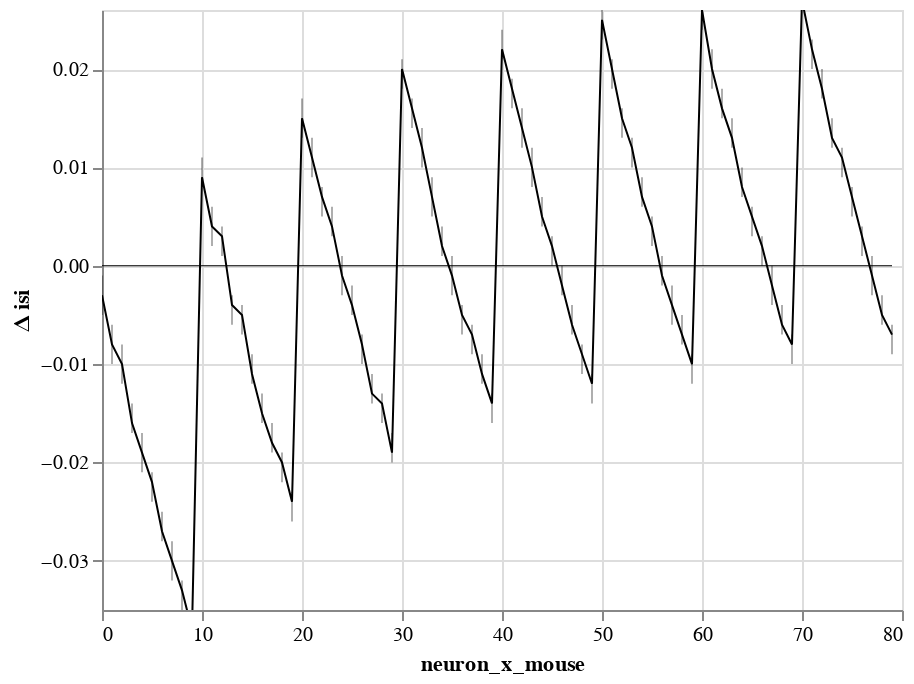

Notebook code for this chart:
### Code cell
window.plot(x='neuron_x_mouse')

### Figure 1 — Vega-Lite specification as saved in the notebook (floating-point values rounded to 4 significant figures)
{"config": {"view": {"continuousWidth": 400, "continuousHeight": 300}}, "layer": [{"mark": {"type": "rule", "clip": true, "opacity": 0.4, "size": 0.8}, "encoding": {"x": {"type": "quantitative", "field": "neuron_x_mouse"}, "y": {"type": "quantitative", "axis": {"orient": "left", "title": ""}, "field": "lower interval", "scale": {"domain": [-0.035, 0.026], "zero": true}}, "y2": {"field": "higher interval"}}}, {"mark": {"type": "line", "clip": true, "color": "black", "fill": null, "point": false, "size": 1}, "encoding": {"x": {"type": "quantitative", "field": "neuron_x_mouse"}, "y": {"type": "quantitative", "aggregate": "mean", "axis": {"orient": "left"}, "field": "center interval", "scale": {"domain": [-0.035, 0.026], "zero": true}, "title": "Δ isi"}}}, {"mark": {"type": "line", "color": "black", "opacity": 1, "size": 0.5}, "encoding": {"x": {"type": "quantitative", "field": "neuron_x_mouse"}, "y": {"type": "quantitative", "axis": {"orient": "left", "title": ""}, "field": "zero", "scale": {"domain": [-0.035, 0.026], "zero": true}}}}], "data": {"name": "data-7d6c642431c787f730bdaa8c5bd943d3"}, "$schema": "https://vega.github.io/schema/vega-lite/v4.8.1.json", "datasets": {"data-7d6c642431c787f730bdaa8c5bd943d3": [{"neuron_x_mouse": 0, "center interval": -0.003, "Std.Err.": 0.001, "z": -3.634, "p": 0.0, "higher interval": -0.005, "lower interval": -0.001, "zero": 0}, {"neuron_x_mouse": 1, "center interval": -0.008, "Std.Err.": 0.001, "z": -9.634, "p": 0.0, "higher interval": -0.01, "lower interval": -0.006, "zero": 0}, {"neuron_x_mouse": 2, "center interval": -0.01, "Std.Err.": 0.001, "z": -11.92, "p": 0.0, "higher interval": -0.012, "lower interval": -0.008, "zero": 0}, {"neuron_x_mouse": 3, "center interval": -0.016, "Std.Err.": 0.001, "z": -18.9, "p": 0.0, "higher interval": -0.017, "lower interval": -0.014, "zero": 0}, {"neuron_x_mouse": 4, "center interval": -0.019, "Std.Err.": 0.001, "z": -22.79, "p": 0.0, "higher interval": -0.021, "lower interval": -0.017, "zero": 0}, {"neuron_x_mouse": 5, "center interval": -0.022, "Std.Err.": 0.001, "z": -26.67, "p": 0.0, "higher interval": -0.024, "lower interval": -0.021, "zero": 0}, {"neuron_x_mouse": 6, "center interval": -0.027, "Std.Err.": 0.001, "z": -31.99, "p": 0.0, "higher interval": -0.028, "lower interval": -0.025, "zero": 0}, {"neuron_x_mouse": 7, "center interval": -0.03, "Std.Err.": 0.001, "z": -35.93, "p": 0.0, "higher interval": -0.032, "lower interval": -0.028, "zero": 0}, {"neuron_x_mouse": 8, "center interval": -0.033, "Std.Err.": 0.001, "z": -39.91, "p": 0.0, "higher interval": -0.035, "lower interval": -0.032, "zero": 0}, {"neuron_x_mouse": 9, "center interval": -0.037, "Std.Err.": 0.001, "z": -43.68, "p": 0.0, "higher interval": -0.038, "lower interval": -0.035, "zero": 0}, {"neuron_x_mouse": 10, "center interval": 0.009, "Std.Err.": 0.001, "z": 11.21, "p": 0.0, "higher interval": 0.008, "lower interval": 0.011, "zero": 0}, {"neuron_x_mouse": 11, "center interval": 0.004, "Std.Err.": 0.001, "z": 4.731, "p": 0.0, "higher interval": 0.002, "lower interval": 0.006, "zero": 0}, {"neuron_x_mouse": 12, "center interval": 0.003, "Std.Err.": 0.001, "z": 3.192, "p": 0.001, "higher interval": 0.001, "lower interval": 0.004, "zero": 0}, {"neuron_x_mouse": 13, "center interval": -0.004, "Std.Err.": 0.001, "z": -5.383, "p": 0.0, "higher interval": -0.006, "lower interval": -0.003, "zero": 0}, {"neuron_x_mouse": 14, "center interval": -0.005, "Std.Err.": 0.001, "z": -6.386, "p": 0.0, "higher interval": -0.007, "lower interval": -0.004, "zero": 0}, {"neuron_x_mouse": 15, "center interval": -0.011, "Std.Err.": 0.001, "z": -12.98, "p": 0.0, "higher interval": -0.012, "lower interval": -0.009, "zero": 0}, {"neuron_x_mouse": 16, "center interval": -0.015, "Std.Err.": 0.001, "z": -17.36, "p": 0.0, "higher interval": -0.016, "lower interval": -0.013, "zero": 0}, {"neuron_x_mouse": 17, "center interval": -0.018, "Std.Err.": 0.001, "z": -21.0, "p": 0.0, "higher interval": -0.019, "lower interval": -0.016, "zero": 0}, {"neuron_x_mouse": 18, "center interval": -0.02, "Std.Err.": 0.001, "z": -24.41, "p": 0.0, "higher interval": -0.022, "lower interval": -0.019, "zero": 0}, {"neuron_x_mouse": 19, "center interval": -0.024, "Std.Err.": 0.001, "z": -29.31, "p": 0.0, "higher interval": -0.026, "lower interval": -0.023, "zero": 0}, {"neuron_x_mouse": 20, "center interval": 0.015, "Std.Err.": 0.001, "z": 17.98, "p": 0.0, "higher interval": 0.013, "lower interval": 0.017, "zero": 0}, {"neuron_x_mouse": 21, "center interval": 0.011, "Std.Err.": 0.001, "z": 13.1, "p": 0.0, "higher interval": 0.009, "lower interval": 0.013, "zero": 0}, {"neuron_x_mouse": 22, "center interval": 0.007, "Std.Err.": 0.001, "z": 7.944, "p": 0.0, "higher interval": 0.005, "lower interval": 0.008, "zero": 0}, {"neuron_x_mouse": 23, "center interval": 0.004, "Std.Err.": 0.001, "z": 5.349, "p": 0.0, "higher interval": 0.003, "lower interval": 0.006, "zero": 0}, {"neuron_x_mouse": 24, "center interval": -0.001, "Std.Err.": 0.001, "z": -1.086, "p": 0.277, "higher interval": -0.003, "lower interval": 0.001, "zero": 0}, {"neuron_x_mouse": 25, "center interval": -0.004, "Std.Err.": 0.001, "z": -4.326, "p": 0.0, "higher interval": -0.005, "lower interval": -0.002, "zero": 0}, {"neuron_x_mouse": 26, "center interval": -0.008, "Std.Err.": 0.001, "z": -9.853, "p": 0.0, "higher interval": -0.01, "lower interval": -0.007, "zero": 0}, {"neuron_x_mouse": 27, "center interval": -0.013, "Std.Err.": 0.001, "z": -14.97, "p": 0.0, "higher interval": -0.014, "lower interval": -0.011, "zero": 0}, {"neuron_x_mouse": 28, "center interval": -0.014, "Std.Err.": 0.001, "z": -17.07, "p": 0.0, "higher interval": -0.016, "lower interval": -0.013, "zero": 0}, {"neuron_x_mouse": 29, "center interval": -0.019, "Std.Err.": 0.001, "z": -22.43, "p": 0.0, "higher interval": -0.02, "lower interval": -0.017, "zero": 0}, {"neuron_x_mouse": 30, "center interval": 0.02, "Std.Err.": 0.001, "z": 23.5, "p": 0.0, "higher interval": 0.018, "lower interval": 0.021, "zero": 0}, {"neuron_x_mouse": 31, "center interval": 0.016, "Std.Err.": 0.001, "z": 18.62, "p": 0.0, "higher interval": 0.014, "lower interval": 0.017, "zero": 0}, {"neuron_x_mouse": 32, "center interval": 0.012, "Std.Err.": 0.001, "z": 14.44, "p": 0.0, "higher interval": 0.01, "lower interval": 0.014, "zero": 0}, {"neuron_x_mouse": 33, "center interval": 0.007, "Std.Err.": 0.001, "z": 8.532, "p": 0.0, "higher interval": 0.005, "lower interval": 0.009, "zero": 0}, {"neuron_x_mouse": 34, "center interval": 0.002, "Std.Err.": 0.001, "z": 2.914, "p": 0.004, "higher interval": 0.001, "lower interval": 0.004, "zero": 0}, {"neuron_x_mouse": 35, "center interval": -0.001, "Std.Err.": 0.001, "z": -1.224, "p": 0.221, "higher interval": -0.003, "lower interval": 0.001, "zero": 0}, {"neuron_x_mouse": 36, "center interval": -0.005, "Std.Err.": 0.001, "z": -6.282, "p": 0.0, "higher interval": -0.007, "lower interval": -0.004, "zero": 0}, {"neuron_x_mouse": 37, "center interval": -0.007, "Std.Err.": 0.001, "z": -8.942, "p": 0.0, "higher interval": -0.009, "lower interval": -0.006, "zero": 0}, {"neuron_x_mouse": 38, "center interval": -0.011, "Std.Err.": 0.001, "z": -12.74, "p": 0.0, "higher interval": -0.012, "lower interval": -0.009, "zero": 0}, {"neuron_x_mouse": 39, "center interval": -0.014, "Std.Err.": 0.001, "z": -17.32, "p": 0.0, "higher interval": -0.016, "lower interval": -0.013, "zero": 0}, {"neuron_x_mouse": 40, "center interval": 0.022, "Std.Err.": 0.001, "z": 26.58, "p": 0.0, "higher interval": 0.021, "lower interval": 0.024, "zero": 0}, {"neuron_x_mouse": 41, "center interval": 0.018, "Std.Err.": 0.001, "z": 21.31, "p": 0.0, "higher interval": 0.016, "lower interval": 0.019, "zero": 0}, {"neuron_x_mouse": 42, "center interval": 0.014, "Std.Err.": 0.001, "z": 16.61, "p": 0.0, "higher interval": 0.012, "lower interval": 0.016, "zero": 0}, {"neuron_x_mouse": 43, "center interval": 0.01, "Std.Err.": 0.001, "z": 11.83, "p": 0.0, "higher interval": 0.008, "lower interval": 0.012, "zero": 0}, {"neuron_x_mouse": 44, "center interval": 0.005, "Std.Err.": 0.001, "z": 6.564, "p": 0.0, "higher interval": 0.004, "lower interval": 0.007, "zero": 0}, {"neuron_x_mouse": 45, "center interval": 0.002, "Std.Err.": 0.001, "z": 2.013, "p": 0.044, "higher interval": 0.0, "lower interval": 0.003, "zero": 0}, {"neuron_x_mouse": 46, "center interval": -0.002, "Std.Err.": 0.001, "z": -2.005, "p": 0.045, "higher interval": -0.003, "lower interval": -0.0, "zero": 0}, {"neuron_x_mouse": 47, "center interval": -0.006, "Std.Err.": 0.001, "z": -6.623, "p": 0.0, "higher interval": -0.007, "lower interval": -0.004, "zero": 0}, {"neuron_x_mouse": 48, "center interval": -0.009, "Std.Err.": 0.001, "z": -11.27, "p": 0.0, "higher interval": -0.011, "lower interval": -0.008, "zero": 0}, {"neuron_x_mouse": 49, "center interval": -0.012, "Std.Err.": 0.001, "z": -14.87, "p": 0.0, "higher interval": -0.014, "lower interval": -0.011, "zero": 0}, {"neuron_x_mouse": 50, "center interval": 0.025, "Std.Err.": 0.001, "z": 29.94, "p": 0.0, "higher interval": 0.023, "lower interval": 0.027, "zero": 0}, {"neuron_x_mouse": 51, "center interval": 0.02, "Std.Err.": 0.001, "z": 23.73, "p": 0.0, "higher interval": 0.018, "lower interval": 0.021, "zero": 0}, {"neuron_x_mouse": 52, "center interval": 0.015, "Std.Err.": 0.001, "z": 17.5, "p": 0.0, "higher interval": 0.013, "lower interval": 0.016, "zero": 0}, {"neuron_x_mouse": 53, "center interval": 0.012, "Std.Err.": 0.001, "z": 13.89, "p": 0.0, "higher interval": 0.01, "lower interval": 0.013, "zero": 0}, {"neuron_x_mouse": 54, "center interval": 0.007, "Std.Err.": 0.001, "z": 8.768, "p": 0.0, "higher interval": 0.006, "lower interval": 0.009, "zero": 0}, {"neuron_x_mouse": 55, "center interval": 0.004, "Std.Err.": 0.001, "z": 4.476, "p": 0.0, "higher interval": 0.002, "lower interval": 0.005, "zero": 0}, {"neuron_x_mouse": 56, "center interval": -0.001, "Std.Err.": 0.001, "z": -0.873, "p": 0.383, "higher interval": -0.002, "lower interval": 0.001, "zero": 0}, {"neuron_x_mouse": 57, "center interval": -0.004, "Std.Err.": 0.001, "z": -4.911, "p": 0.0, "higher interval": -0.006, "lower interval": -0.002, "zero": 0}, {"neuron_x_mouse": 58, "center interval": -0.007, "Std.Err.": 0.001, "z": -8.138, "p": 0.0, "higher interval": -0.008, "lower interval": -0.005, "zero": 0}, {"neuron_x_mouse": 59, "center interval": -0.01, "Std.Err.": 0.001, "z": -12.24, "p": 0.0, "higher interval": -0.012, "lower interval": -0.009, "zero": 0}, {"neuron_x_mouse": 60, "center interval": 0.026, "Std.Err.": 0.001, "z": 31.07, "p": 0.0, "higher interval": 0.024, "lower interval": 0.028, "zero": 0}, {"neuron_x_mouse": 61, "center interval": 0.02, "Std.Err.": 0.001, "z": 23.78, "p": 0.0, "higher interval": 0.018, "lower interval": 0.022, "zero": 0}, {"neuron_x_mouse": 62, "center interval": 0.016, "Std.Err.": 0.001, "z": 19.49, "p": 0.0, "higher interval": 0.015, "lower interval": 0.018, "zero": 0}, {"neuron_x_mouse": 63, "center interval": 0.013, "Std.Err.": 0.001, "z": 15.93, "p": 0.0, "higher interval": 0.012, "lower interval": 0.015, "zero": 0}, {"neuron_x_mouse": 64, "center interval": 0.008, "Std.Err.": 0.001, "z": 9.971, "p": 0.0, "higher interval": 0.007, "lower interval": 0.01, "zero": 0}, {"neuron_x_mouse": 65, "center interval": 0.005, "Std.Err.": 0.001, "z": 5.689, "p": 0.0, "higher interval": 0.003, "lower interval": 0.006, "zero": 0}, {"neuron_x_mouse": 66, "center interval": 0.002, "Std.Err.": 0.001, "z": 2.046, "p": 0.041, "higher interval": 0.0, "lower interval": 0.003, "zero": 0}, {"neuron_x_mouse": 67, "center interval": -0.002, "Std.Err.": 0.001, "z": -2.521, "p": 0.012, "higher interval": -0.004, "lower interval": -0.0, "zero": 0}, {"neuron_x_mouse": 68, "center interval": -0.006, "Std.Err.": 0.001, "z": -6.83, "p": 0.0, "higher interval": -0.007, "lower interval": -0.004, "zero": 0}, {"neuron_x_mouse": 69, "center interval": -0.008, "Std.Err.": 0.001, "z": -10.04, "p": 0.0, "higher interval": -0.01, "lower interval": -0.007, "zero": 0}, {"neuron_x_mouse": 70, "center interval": 0.027, "Std.Err.": 0.001, "z": 32.77, "p": 0.0, "higher interval": 0.026, "lower interval": 0.029, "zero": 0}, {"neuron_x_mouse": 71, "center interval": 0.022, "Std.Err.": 0.001, "z": 25.88, "p": 0.0, "higher interval": 0.02, "lower interval": 0.023, "zero": 0}, {"neuron_x_mouse": 72, "center interval": 0.018, "Std.Err.": 0.001, "z": 21.91, "p": 0.0, "higher interval": 0.017, "lower interval": 0.02, "zero": 0}, {"neuron_x_mouse": 73, "center interval": 0.013, "Std.Err.": 0.001, "z": 15.79, "p": 0.0, "higher interval": 0.012, "lower interval": 0.015, "zero": 0}, {"neuron_x_mouse": 74, "center interval": 0.011, "Std.Err.": 0.001, "z": 12.94, "p": 0.0, "higher interval": 0.009, "lower interval": 0.012, "zero": 0}, {"neuron_x_mouse": 75, "center interval": 0.007, "Std.Err.": 0.001, "z": 8.115, "p": 0.0, "higher interval": 0.005, "lower interval": 0.008, "zero": 0}, {"neuron_x_mouse": 76, "center interval": 0.003, "Std.Err.": 0.001, "z": 3.079, "p": 0.002, "higher interval": 0.001, "lower interval": 0.004, "zero": 0}, {"neuron_x_mouse": 77, "center interval": -0.001, "Std.Err.": 0.001, "z": -1.238, "p": 0.216, "higher interval": -0.003, "lower interval": 0.001, "zero": 0}, {"neuron_x_mouse": 78, "center interval": -0.005, "Std.Err.": 0.001, "z": -5.65, "p": 0.0, "higher interval": -0.006, "lower interval": -0.003, "zero": 0}, {"neuron_x_mouse": 79, "center interval": -0.007, "Std.Err.": 0.001, "z": -8.779, "p": 0.0, "higher interval": -0.009, "lower interval": -0.006, "zero": 0}]}}
